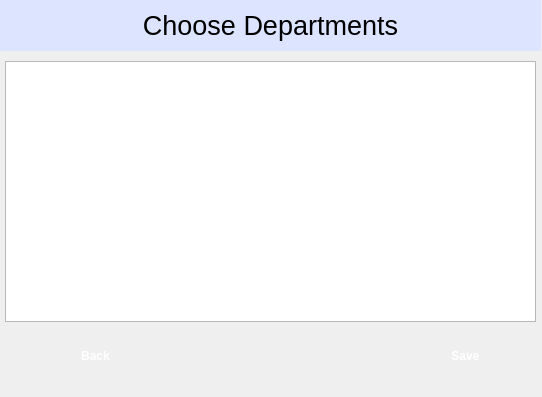
<?xml version="1.0" encoding="UTF-8"?>
<ui version="4.0">
 <class>Dialog</class>
 <widget class="QDialog" name="Dialog">
  <property name="geometry">
   <rect>
    <x>0</x>
    <y>0</y>
    <width>542</width>
    <height>397</height>
   </rect>
  </property>
  <property name="font">
   <font>
    <bold>false</bold>
   </font>
  </property>
  <property name="windowTitle">
   <string>Dialog</string>
  </property>
  <widget class="QPushButton" name="saveButton">
   <property name="geometry">
    <rect>
     <x>420</x>
     <y>340</y>
     <width>91</width>
     <height>31</height>
    </rect>
   </property>
   <property name="font">
    <font>
     <bold>true</bold>
    </font>
   </property>
   <property name="cursor">
    <cursorShape>PointingHandCursor</cursorShape>
   </property>
   <property name="styleSheet">
    <string notr="true">background-color: rgb(26, 41, 255);
color: rgb(255, 255, 255);</string>
   </property>
   <property name="text">
    <string>Save</string>
   </property>
   <property name="autoDefault">
    <bool>false</bool>
   </property>
   <property name="flat">
    <bool>true</bool>
   </property>
  </widget>
  <widget class="QLabel" name="label">
   <property name="geometry">
    <rect>
     <x>0</x>
     <y>0</y>
     <width>541</width>
     <height>51</height>
    </rect>
   </property>
   <property name="font">
    <font>
     <pointsize>20</pointsize>
     <bold>false</bold>
    </font>
   </property>
   <property name="styleSheet">
    <string notr="true">background-color: rgb(220, 228, 255);</string>
   </property>
   <property name="text">
    <string>Choose Departments</string>
   </property>
   <property name="alignment">
    <set>Qt::AlignmentFlag::AlignCenter</set>
   </property>
  </widget>
  <widget class="QPushButton" name="back2Button">
   <property name="geometry">
    <rect>
     <x>50</x>
     <y>340</y>
     <width>91</width>
     <height>31</height>
    </rect>
   </property>
   <property name="font">
    <font>
     <bold>true</bold>
    </font>
   </property>
   <property name="cursor">
    <cursorShape>PointingHandCursor</cursorShape>
   </property>
   <property name="styleSheet">
    <string notr="true">background-color: rgb(98, 132, 255);
color: rgb(255, 255, 255);</string>
   </property>
   <property name="text">
    <string>Back</string>
   </property>
   <property name="autoDefault">
    <bool>false</bool>
   </property>
   <property name="flat">
    <bool>true</bool>
   </property>
  </widget>
  <widget class="QListWidget" name="departmentsList">
   <property name="geometry">
    <rect>
     <x>5</x>
     <y>61</y>
     <width>531</width>
     <height>261</height>
    </rect>
   </property>
   <property name="selectionMode">
    <enum>QAbstractItemView::SelectionMode::MultiSelection</enum>
   </property>
  </widget>
 </widget>
 <resources/>
 <connections/>
</ui>
